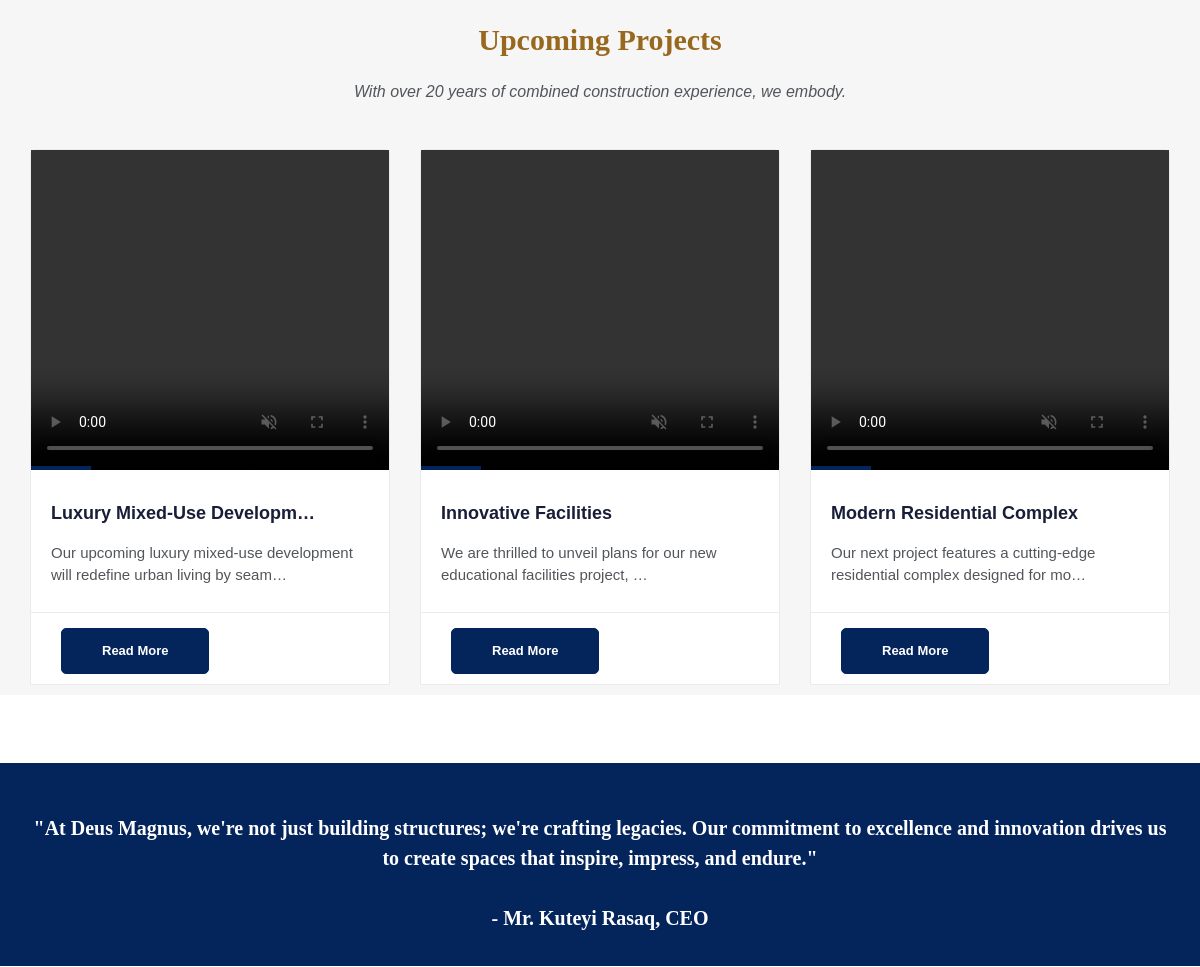
/ (middle part), run on an earlier commit of the app's database.
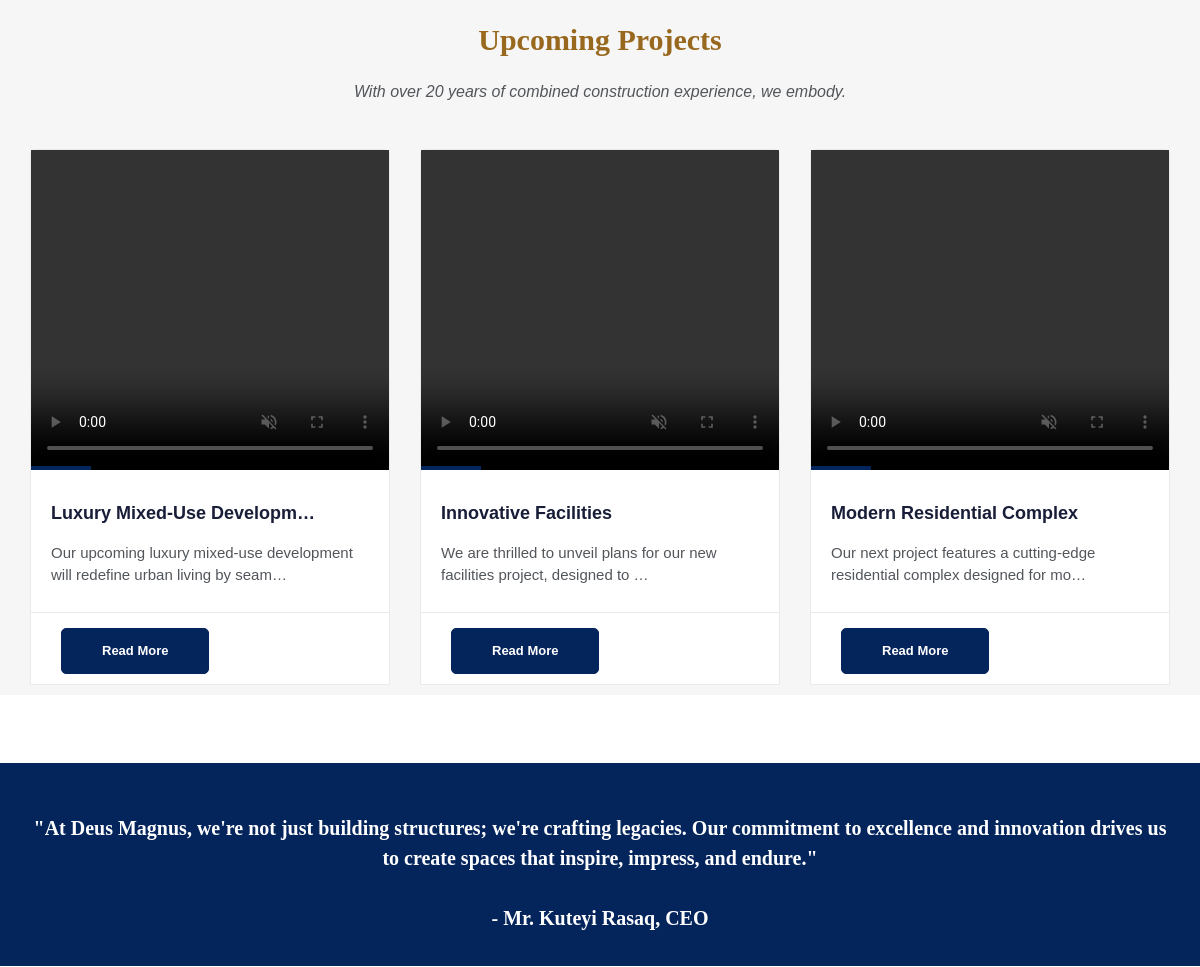
And on a later commit of the database.
### deus_magnus/models.py (models this page shows, shortened)
class DeusMagnusMainPost(models.Model):
    deus_magnus_title = models.CharField(max_length=255, blank=True, null=True)
    deus_magnus_description = models.TextField()
    deus_magnus_slug = models.SlugField (max_length=255,blank=True, null=True)
    deus_manus_video = models.FileField(upload_to='videos/')
    deus_magnus_publish_date = models.DateTimeField (auto_now_add= True)
    deus_magnus_author = models.ForeignKey(User, on_delete=models.CASCADE)
    class Meta:
        ordering =['-deus_magnus_publish_date']

### deus_magnus/views.py (the view)
# urls.py: path('', HomeView.as_view(), name="home"),
class HomeView(ListView):
    model = DeusMagnusMainPost
    template_name = 'deus_magnus/home.html'
    def get_context_data(self, **kwargs):
        context = super().get_context_data(**kwargs)
        context['first_videos'] = Mainvideo.objects.all()
        context['second_constructions'] = SecondDeusMagnusMainPicturePost.objects.all()
        context['last_constructions'] = LastDeusMagnusMainPicturePost.objects.all()
        return context

### templates/deus_magnus/home.html (shortened to what this page needs)
{% extends "base.html" %}
{% load static %}
{% block content%}
<br><br>
<br><br><br>
<br><br><br>
<section class="section gb">
    <div class="container"><br>
        <div class="section-title text-center">
            <h3 style="color: #98681e;">Upcoming Projects</h3>
            <p> With over 20 years of combined construction experience, we embody.</p>
        </div>
        <div class="row">
            {% for post in object_list %}
            <div class="col-lg-4 col-md-12">
                <div class="blog-box">
                    <a href="{% url 'detail' post.pk %}">
                    <div class="image-wrap entry">
                        <video autoplay muted playsinline loop width="100%" height="40%"  controls>
                            <source src="{{ post.deus_manus_video.url }}" type="video/mp4">
                        </video>
                    </div>
                    </a>
                    <div class="blog-desc">
                        <h4><a href="{% url 'detail' post.pk %}">{{post.deus_magnus_title|truncatechars:26}}</a></h4>
                        <p>{{post.deus_magnus_description|truncatechars:77}}</p>
                    </div>
                    <div class="post-meta">
                        <span>
                            <div class="btn-wrapper">
                                <a href="{% url 'detail' post.pk %}" class="btn btn-primary"style="border-radius: 5px;">Read More</a>
                            </div>
                         </span>
                    </div>
                </div>
            </div>
            {%endfor%}
        </div>
    </div>
</section><br><br><br>
<section class="section db p110">
    <div class="container"><br>
        <div class="row">
            <div class="col-md-12">
                <div class="tagline-message text-center">
                <h3>"At Deus Magnus, we're not just building structures; we're crafting legacies.
                    Our commitment to excellence and innovation drives us to create spaces that inspire, impress, and endure." <br><br>
                    - Mr. Kuteyi Rasaq, CEO</h3><br>
                </div>
            </div>
        </div>
    </div>
</section><br><br><br>
<br><br>
<br><br>
<br><br><br>
<br>
        {% endblock %}

What changed in the data, as far as the page shows it:
changed DeusMagnusMainPost "Innovative Facilities": deus_magnus_description "We are thrilled to unveil plans for our new educational facilities project, …" → "We are thrilled to unveil plans for our new facilities project, designed to …"
